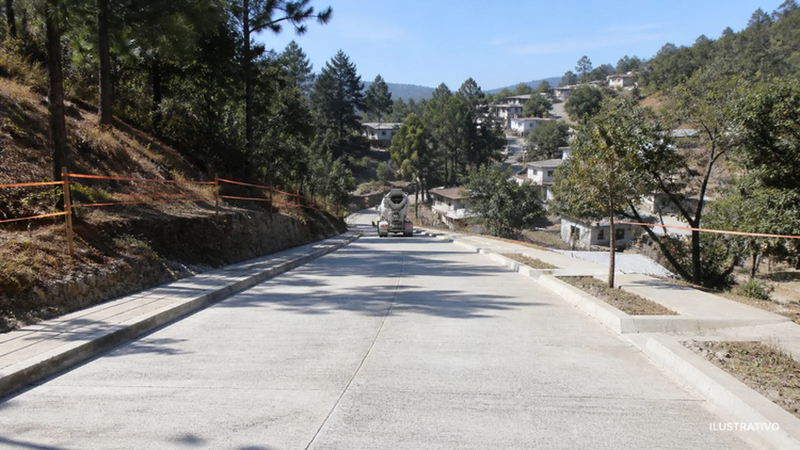
#> input picture docs/img/obras/obr-001-1.webp, 1600 x 900 px (shown at 1/2 size); its folder holds only this picture in this run
$ python marcar_ilustrativo.py ../docs/img/obras/obr-001-1.webp
#> lines starting #> are read from the running program, lines starting #| are printed output that depends on the picture
"""
marcar_ilustrativo.py
=============================================================================
Graba la leyenda «ILUSTRATIVO» en las imágenes de docs/img/obras/.

Por qué no se le pide al generador
----------------------------------
Se le pidió, y de treinta imágenes trece salieron sin leyenda y las diecisiete
restantes la traían en posiciones, tamaños y colores distintos. Los modelos de
imagen no son fiables rotulando texto, y aquí la leyenda no es decorativa: es
lo que distingue una ilustración generada de la fotografía de una obra real.
Se compone después, que es determinista y se puede verificar.

La banda inferior cumple dos funciones: sostiene la leyenda y tapa cualquier
rótulo que el generador hubiera dejado en esa zona, sin importar dónde lo
pusiera. Por eso ocupa todo el ancho en lugar de sólo la esquina.

La marca se graba en el archivo, no en CSS, para que viaje con la imagen si
alguien la descarga o la reutiliza fuera del sitio.

Uso
---
    python scripts/marcar_ilustrativo.py            # marca las que falten
    python scripts/marcar_ilustrativo.py --rehacer  # rehace todas

Es idempotente: deja una marca EXIF y no vuelve a procesar una imagen ya
marcada, salvo con --rehacer.
"""
import sys
from pathlib import Path

from PIL import Image, ImageDraw, ImageFilter, ImageFont

RAIZ = Path(__file__).resolve().parent.parent
DIRECTORIO = RAIZ / "docs" / "img" / "obras"

LEYENDA = "ILUSTRATIVO"
ALTO_BANDA = 120         # px sobre una imagen de 900 de alto
MARGEN_DERECHO = 28
CALIDAD = 82
FIRMA = b"ILUSTRATIVO-marcado-v1"


def fuente(tam):
    """Una sans condensada si el sistema la tiene; si no, la de Pillow."""
    for nombre in ("arialbd.ttf", "Arial_Bold.ttf", "DejaVuSans-Bold.ttf", "arial.ttf"):
        try:
            return ImageFont.truetype(nombre, tam)
        except OSError:
            continue
    return ImageFont.load_default()


def ya_marcada(ruta):
    with Image.open(ruta) as im:
#> im is the input picture: PIL image 1600x900 RGB; mean R, G, B 129.4, 130.6, 128.3
        return FIRMA in (im.info.get("exif") or b"")


def marcar(ruta):
    with Image.open(ruta) as original:
        im = original.convert("RGB")

    ancho, alto = im.size
#> ancho = 1600; alto = 900

    # Los rótulos que dejó el generador caen dentro de esta franja, a alturas
    # distintas en cada imagen. Un degradado oscuro no basta para taparlos: se
    # desenfoca la franja primero, que convierte cualquier texto en una mancha,
    # y encima va el degradado. El resultado se lee como una barra de crédito
    # fotográfico, no como un parche.
    franja = im.crop((0, alto - ALTO_BANDA, ancho, alto))
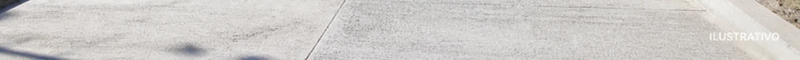
#> franja: PIL image 1600x120 RGB (shown at 1/2 size); mean R, G, B 207, 203.8, 200.9
    franja = franja.filter(ImageFilter.GaussianBlur(radius=14))
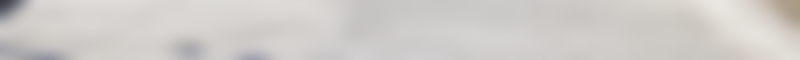
#> franja: PIL image 1600x120 RGB (shown at 1/2 size); mean R, G, B 206.9, 203.7, 200.8
    im.paste(franja, (0, alto - ALTO_BANDA))

    banda = Image.new("RGBA", (ancho, ALTO_BANDA), (0, 0, 0, 0))
#> banda: PIL image 1600x120 RGBA; every value is 0
    pincel = ImageDraw.Draw(banda)

    # Degradado de transparente a negro: sostiene la leyenda y apaga del todo
    # lo que hubiera debajo.
    for y in range(ALTO_BANDA):
        alfa = int(190 * (y / ALTO_BANDA) ** 1.1)
        pincel.line([(0, y), (ancho, y)], fill=(0, 0, 0, alfa))

    tam = max(15, alto // 46)
#> tam = 19
    f = fuente(tam)
    caja = pincel.textbbox((0, 0), LEYENDA, font=f)
#> caja = (0, 4, 122, 18)
    ancho_texto, alto_texto = caja[2] - caja[0], caja[3] - caja[1]
#> ancho_texto = 122; alto_texto = 14
    x = ancho - ancho_texto - MARGEN_DERECHO
#> x = 1450
    y = ALTO_BANDA - alto_texto - 24
#> y = 82

    # Sombra corta para que se sostenga también sobre un cielo claro.
    pincel.text((x + 1, y + 1), LEYENDA, font=f, fill=(0, 0, 0, 160))
    pincel.text((x, y), LEYENDA, font=f, fill=(255, 255, 255, 235))

    lienzo = im.convert("RGBA")
    lienzo.alpha_composite(banda, (0, alto - ALTO_BANDA))
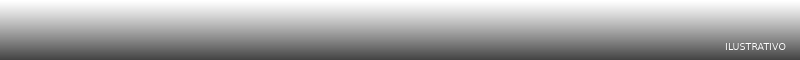
#> banda: PIL image 1600x120 RGBA (shown at 1/2 size); mean R, G, B, A 0.7, 0.7, 0.7, 89.5; transparent parts drawn white
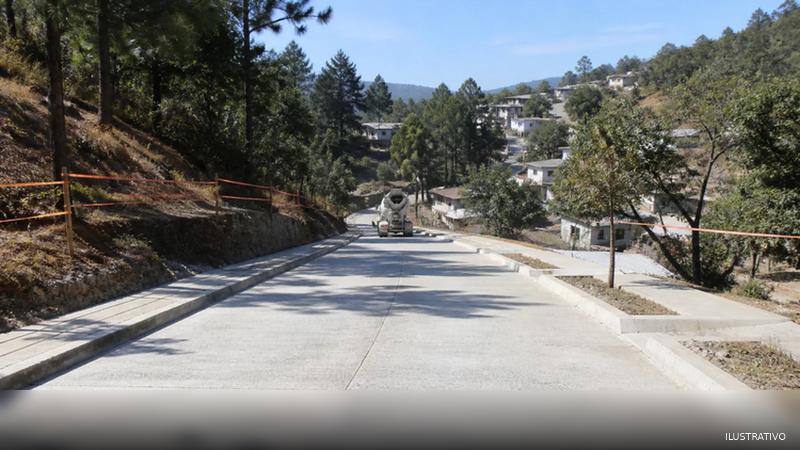
#> lienzo: PIL image 1600x900 RGBA (shown at 1/2 size); mean R, G, B, A 119.9, 121.2, 119, 255
    lienzo.convert("RGB").save(ruta, "WEBP", quality=CALIDAD, method=6, exif=FIRMA)
    return ruta.stat().st_size


def main():
    rehacer = "--rehacer" in sys.argv
    imagenes = sorted(DIRECTORIO.glob("*.webp"))
    if not imagenes:
        sys.exit(f"No hay imágenes en {DIRECTORIO}")

    hechas = omitidas = 0
    mayor = 0
    for ruta in imagenes:
        if not rehacer and ya_marcada(ruta):
            omitidas += 1
            continue
        tam = marcar(ruta)
        mayor = max(mayor, tam)
        hechas += 1

    print(f"marcadas {hechas}, ya marcadas {omitidas}, total {len(imagenes)}")
    if mayor:
        print(f"archivo mayor tras marcar: {mayor/1024:.0f} KB")
    if mayor > 200 * 1024:
        sys.exit("Alguna imagen supera los 200 KB; baja CALIDAD y repite.")


if __name__ == "__main__":
    main()

$ run again, on docs/img/obras/obr-001-3.webp
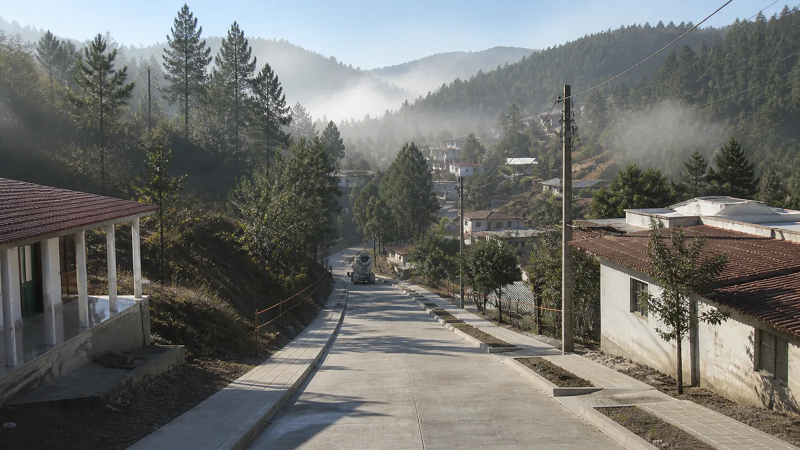
#> input picture docs/img/obras/obr-001-3.webp, 1600 x 900 px (shown at 1/2 size)
#> in ya_marcada, im is the input picture: PIL image 1600x900 RGB; mean R, G, B 110.8, 111.8, 108.2
#> in marcar, `franja = franja.filter(ImageFilter.GaussianBlur(radius=14))`:
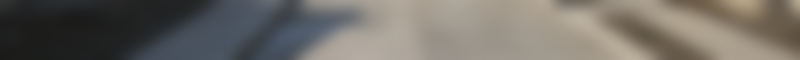
#> franja: PIL image 1600x120 RGB (shown at 1/2 size); mean R, G, B 112.2, 108.3, 102.1
#> caja = (0, 4, 122, 18)
#> ancho_texto = 122; alto_texto = 14
#> x = 1450
#> y = 82
#> in marcar, `lienzo.alpha_composite(banda, (0, alto - ALTO_BANDA))`:
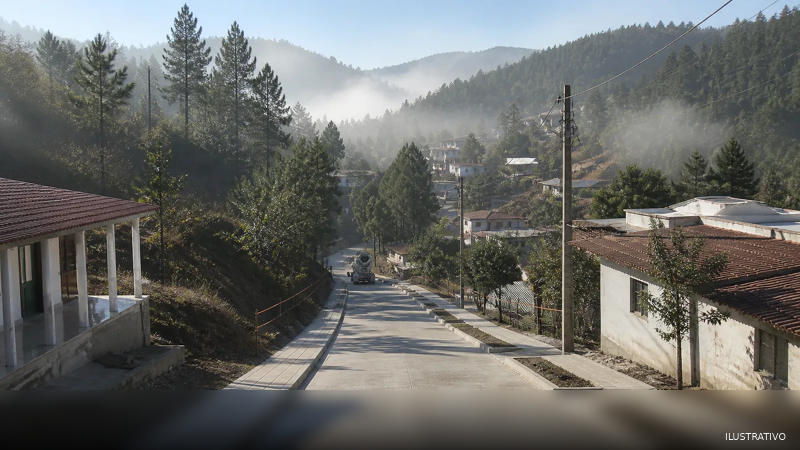
#> lienzo: PIL image 1600x900 RGBA (shown at 1/2 size); mean R, G, B, A 105.6, 106.7, 103.4, 255
